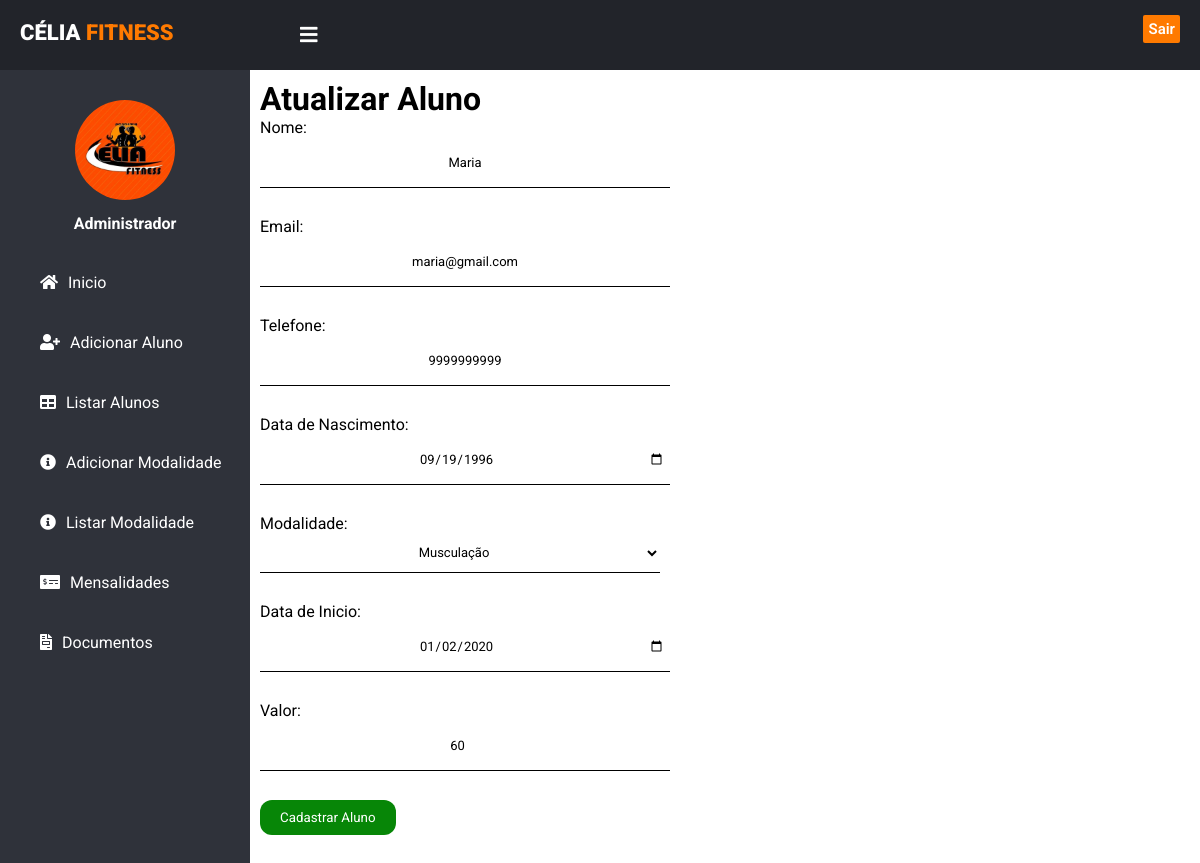
The page /editar.php?id=2 on the database its author committed.
### tables this page shows
CREATE TABLE `alunos` (
  `id` int(11) NOT NULL,
  `nome` varchar(100) NOT NULL,
  `email` varchar(100) NOT NULL,
  `telefone` varchar(50) NOT NULL,
  `datanascimento` date NOT NULL,
  `modalidade` int(30) NOT NULL,
  `datainicio` date NOT NULL,
  `mensalidade` varchar(50) NOT NULL DEFAULT ''
);

### dao/AlunoDaoMysql.php (called while the page is built, shortened)
<?php
require_once 'models/Aluno.php';
class AlunoDaoMysql implements AlunoDAO{
    private $pdo;
    public function __construct(PDO $driver){
        $this->pdo = $driver;
    }
    public function findById($id){
        $sql = $this->pdo->prepare("SELECT * FROM alunos WHERE id = :id");
        $sql->bindValue(':id', $id);
        $sql->execute();
        if ($sql->rowCount() > 0) {
            $data = $sql->fetch();
            $a = new Aluno();
            $a->setId($data['id']);
            $a->setNome($data['nome']);
            $a->setEmail($data['email']);
            $a->setTelefone($data['telefone']);
            $a->setDatanascimento($data['datanascimento']);
            $a->setModalidade($data['modalidade']);
            $a->setDatainicio($data['datainicio']);
            $a->setMensalidade($data['mensalidade']);
            return $a;
        }else{
            return false;
        }
    }
}

### models/Aluno.php (called while the page is built, shortened)
<?php
class Aluno{
    private $nome;
    private $email;
    private $telefone;
    private $datanascimento;
    private $modalidade;
    private $datainicio;
    private $mensalidade;
    public function getNome(){
        return $this->nome;
    }
    public function setNome($n){
        $this->nome = ucwords(trim($n));
    }
    public function getEmail(){
        return $this->email;
    }
    public function setEmail($e){
        $this->email = strtolower(trim($e));
    }
    public function getTelefone(){
        return $this->telefone;
    }
    public function setTelefone($t){
        $this->telefone = trim($t);
    }
    public function getDatanascimento(){
        return $this->datanascimento;
    }
    public function setDatanascimento($d){
        $this->datanascimento =trim($d);
    }
    public function getModalidade(){
        return $this->modalidade;
    }
    public function setModalidade($m){
        $this->modalidade = trim($m);
    }
    public function getDatainicio(){
        return $this->datainicio;
    }
    public function setDatainicio($di){
        $this->datainicio = trim($di);
    }
    public function getMensalidade(){
        return $this->mensalidade;
    }
    public function setMensalidade($mm){
        $this->mensalidade = trim($mm);
    }
}

### editar.php (the view, shortened to what this page needs)
<?php
require 'conexao.php';
require 'dao/AlunoDaoMysql.php';
require 'header.php';
$alunoDAO = new AlunoDaoMysql($pdo);
$aluno = false;
$id = filter_input(INPUT_GET,'id');
if($id){
    $aluno = $alunoDAO->findById($id);
}
?>
<div class="container">
    <h1>Atualizar Aluno</h1>
        <form method="POST" action="editar_action.php">
            <label>
                Nome:
                <input type="text" name="nome" value="<?=$aluno->getNome();?>"/>
            </label> <br>
            <label >
                Email:
                <input type="email" name="email" value="<?=$aluno->getEmail();?>"/>
            </label> <br>
            <label >
                Telefone:
                <input type="text" name="telefone" value="<?=$aluno->getTelefone();?>"/>
            </label> <br>
            <label>
                Data de Nascimento:
                <input type="date" name="datanascimento" value="<?=$aluno->getDatanascimento();?>"/>
            </label><br>
            <label >
                Modalidade:
                <select name="modalidade" value="<?=$aluno->getModalidade();?>">
                    <option value="1">Musculação</option>
                </select>
            </label><br>
            <label >
                Data de Inicio:
                <input type="date" name="datainicio" value="<?=$aluno->getDatainicio();?>"/>
            </label><br>
            <label >
                Valor:
                <input type="number" name="mensalidade" value="<?=$aluno->getMensalidade();?>"/>
            </label><br>
            <input type="submit" value="Cadastrar Aluno">
        </form>
</div>
<?php require 'footer.php';?>

### assets/css/style.css (style rules this page uses)
* { margin: 0; padding: 0; font-family: 'Roboto', sans-serif; }
input { margin-bottom: 10px; }
input[type=text], input[type=number], input[type=date], select, input[type=email] { font-size: 14px; display: block; width: 400px; text-align: center; padding: 5px; font-size: 13px; margin-bottom: 10px; height: 40px; border: 0; background: transparent; border-bottom: 1px solid #000; }
input[type=submit] { padding: 10px 20px; color: #fff; background-color: #078607; border: 0; border-radius: 12px; text-align: center; cursor: pointer; }

### rows shown on the page
alunos: nome "Maria", email "maria@gmail.com", telefone "9999999999", datanascimento "09/19/1996", modalidade "Musculação", datainicio "01/02/2020", mensalidade "60"
